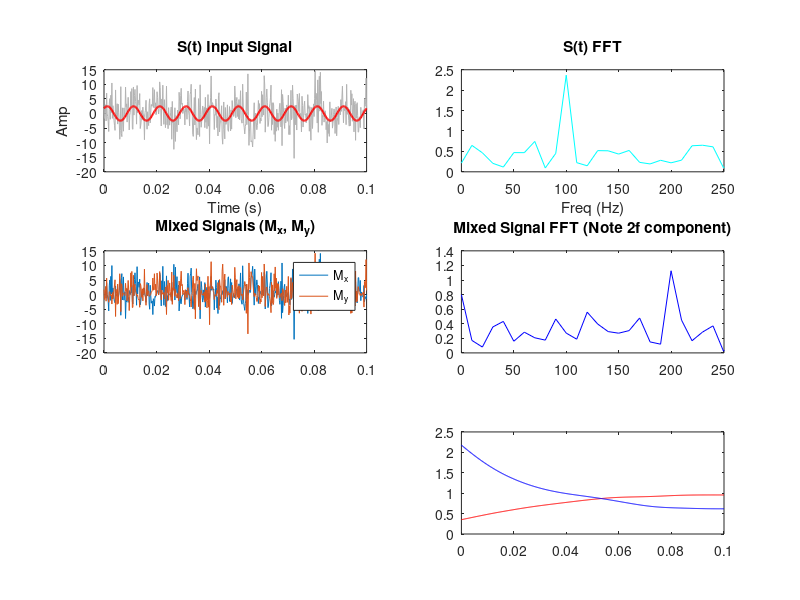

The MATLAB source for this figure: (Note: this script raises an error after producing the figure.)

clear; clc; close all;

%% Parameters
fs = 5000;              % 取樣頻率 (Hz)
f = 100;                % 參考頻率 (Hz)
w = 2 * pi * f;         % 角頻率
noise_amp = 5.0;        % 雜訊強度
R = 2.5;                % 真實振幅
phi = pi / 4;           % 真實相位

% LPF 參數
fc = 10; 
[b, a] = butter(2, fc / (fs / 2)); 


T = 1 / f;
t_single = 0 : 1/fs : 10*T;

% S(t)
N_t = noise_amp * randn(size(t_single)); 
S_t = R * sin(w * t_single + phi) + N_t;

% Mixing
ref_x = sin(w * t_single);
ref_y = cos(w * t_single); % 即 sin(w*t + pi/2)
M_x = S_t .* ref_x;
M_y = S_t .* ref_y;

% LPF 濾波
X_t_filt = filtfilt(b, a, M_x);
Y_t_filt = filtfilt(b, a, M_y);

% 計算 Avg DC 值, R, phi
X_dc_final = 2 * mean(X_t_filt); 
Y_dc_final = 2 * mean(Y_t_filt);
R_exp_single = sqrt(X_dc_final^2 + Y_dc_final^2);
phi_exp_single = atan2(Y_dc_final, X_dc_final);

%% Plotting
figure('Name', '鎖相放大器', 'Position', [50, 100, 900, 700]);

% S(t)
subplot(3, 2, 1);
plot(t_single, S_t, 'Color', [0.7 0.7 0.7]); hold on;
plot(t_single, R * sin(w * t_single + phi), 'r', 'LineWidth', 1.5);
title('S(t) Input Signal'); xlabel('Time (s)'); ylabel('Amp');

% FFT (S(t))
subplot(3, 2, 2);
L = length(t_single);
f_axis = fs * (0 : floor(L/2)) / L;
fft_S = fft(S_t);
P1_S = abs(fft_S/L); P1_S = P1_S(1:floor(L/2)+1); P1_S(2:end-1) = 2*P1_S(2:end-1);
plot(f_axis, P1_S, 'c'); xlim([0 250]);
title('S(t) FFT'); xlabel('Freq (Hz)');

% Mixing
subplot(3, 2, 3);
plot(t_single, M_x, t_single, M_y);
title('Mixed Signals (M_x, M_y)'); legend('M_x','M_y');

% FFT (Mixing)
subplot(3, 2, 4);
fft_Mx = fft(M_x);
P1_Mx = abs(fft_Mx/L); P1_Mx = P1_Mx(1:floor(L/2)+1); P1_Mx(2:end-1) = 2*P1_Mx(2:end-1);
plot(f_axis, P1_Mx, 'b'); xlim([0 250]);
title('Mixed Signal FFT (Note 2f component)');

% LPF, Avg DC
subplot(3, 2, 5.5);
plot(t_single, X_t_filt, 'r', t_single, Y_t_filt, 'b'); hold on;
yline(X_dc_final/2, 'r--', 'X DC'); yline(Y_dc_final/2, 'b--', 'Y DC');
title('Filtered DC Components (X, Y)'); xlabel('Time (s)');

fprintf('==================================\n');
fprintf('真實振幅 R: %.4f \n', R);
fprintf('真實相位 phi: %.2f deg\n', phi * 180 / pi);
fprintf('實驗振幅 R: %.4f (誤差: %.2f%%)\n', R_exp_single, abs(R_exp_single-R)/R*100);
fprintf('實驗相位 phi: %.2f deg\n', phi_exp_single*180/pi);
fprintf('==================================\n');

%% R(t), phi(t)
dt = 0.1;          
total_time = 3.0;   
t_now = 0;
t_array = []; R_array = []; phi_array = [];

figure('Name', 'R(t) and phi(t)', 'Position', [1000, 150, 700, 500]);
ax1 = subplot(2, 1, 1); title('Real-time Amplitude R'); grid on; hold on;
yline(R, 'k--', 'LineWidth', 1.5); 

ax2 = subplot(2, 1, 2); title('Real-time Phase \phi'); grid on; hold on;
yline(phi * 180 / pi, 'k--', 'LineWidth', 1.5); 

while t_now < total_time
    t_win = t_now : 1/fs : (t_now + dt - 1/fs);
    
    S_win = R * sin(w * t_win + phi) + noise_amp * randn(size(t_win));
    
    Mx_win = S_win .* sin(w * t_win);
    My_win = S_win .* cos(w * t_win);
    Xt_win = filtfilt(b, a, Mx_win);
    Yt_win = filtfilt(b, a, My_win);
    
    X_dc_win = 2 * mean(Xt_win);
    Y_dc_win = 2 * mean(Yt_win);
    
    R_now = sqrt(X_dc_win^2 + Y_dc_win^2);
    phi_now = atan2(Y_dc_win, X_dc_win) * 180 / pi;
    
    t_array = [t_array, t_now];
    R_array = [R_array, R_now];
    phi_array = [phi_array, phi_now];
    
    plot(ax1, t_array, R_array, '-oc', 'MarkerFaceColor', 'c');
    plot(ax2, t_array, phi_array, '-or', 'MarkerFaceColor', 'r');
    drawnow;
    pause(0.05);
    
    t_now = t_now + dt;
end
